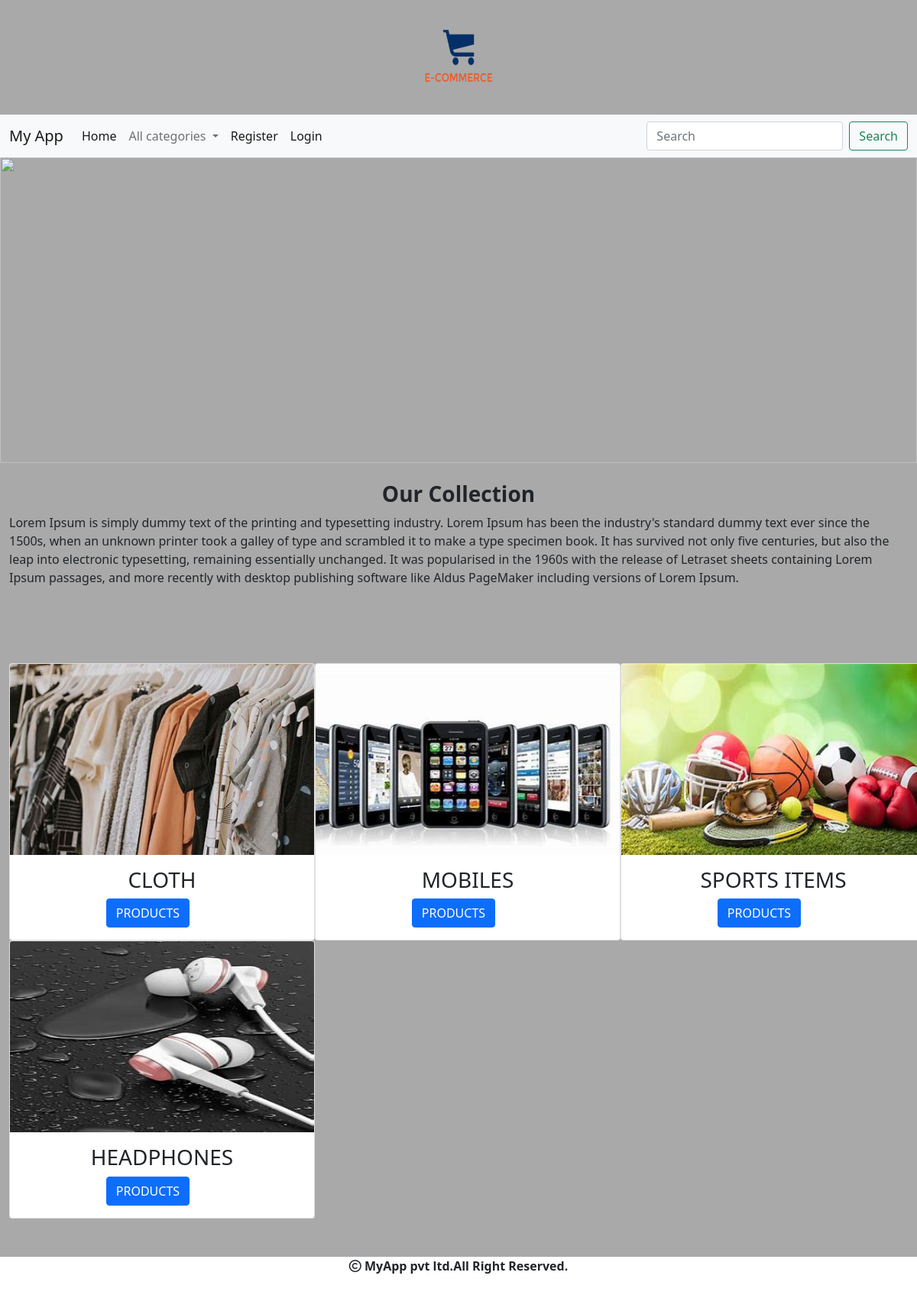
The page / on the database its author committed.
### shop/models.py (models this page shows, shortened)
class Category(models.Model):
    name=models.CharField(max_length=200)
    desc=models.TextField()
    image=models.ImageField(upload_to='shop/categories',blank=True,null=True)

### shop/views.py (the view)
# urls.py: path('',views.allcategories,name="allcat"),
def allcategories(request):
    c=Category.objects.all()
    return render(request,'category.html',{'c':c})

### cart/context_processors.py (called while the page is built)
def productcount(request):
    item_count=0
    if request.user.is_authenticated:
         u=request.user
    try:
        cart=Cart.objects.filter(user=u)
        for i in cart:
            item_count=item_count+i.quantity
    except:
        item_count=0
    return {'count':item_count}

### shop/context_processors.py (called while the page is built)
def menu_link(request):
    c=Category.objects.all()
    return {'link':c}

### templates/category.html
{%  extends 'base.html' %}
{%  load static %}
{%  block content %}
<div>
    <img src="{% static 'images/ok.jpg' %}" height="400px" width="100%;">
</div>
<div class="container-fluid mt-4" style="margin-bottom:100px;" >
    <h3 class="text-center fw-bold ">Our Collection</h3>
    <p class="line-height:1.8;text-align:justify;">Lorem Ipsum is simply dummy text of the printing and typesetting industry. Lorem Ipsum has been the industry's standard dummy text ever since the 1500s, when an unknown printer took a galley of type and scrambled it to make a type specimen book. It has survived not only five centuries, but also the leap into electronic typesetting, remaining essentially unchanged. It was popularised in the 1960s with the release of Letraset sheets containing Lorem Ipsum passages, and more recently with desktop publishing software like Aldus PageMaker including versions of Lorem Ipsum.</p>
</div>
<div class="container-fluid mt-2" style="margin-bottom:100px;">
    <div class="row">
        {% for i in c%}
        <div class="col-sm-4">
            <div class="card" style="width: 25rem;">
  <img src="{{i.image.url}}" class="card-img-top" alt="..." height="250px" width="100%;">
  <div class="card-body">
    <h3 class="card-title text-center">{{i.name}}</h3>
        <a href="{% url 'shop:allproducts' i.name %}" class="btn btn-primary" style="position:relative;left:30%">PRODUCTS</a>
  </div>
</div>
        </div>{% endfor %}
    </div>
</div>
{% endblock %}

### static/css/style.css (style rules this page uses)
body { background-color:#A9A9A9; }

### rows shown on the page
Category: image (picture), name "CLOTH"
Category: image (picture), name "MOBILES"
Category: image (picture), name "SPORTS ITEMS"
Category: image (picture), name "HEADPHONES"
